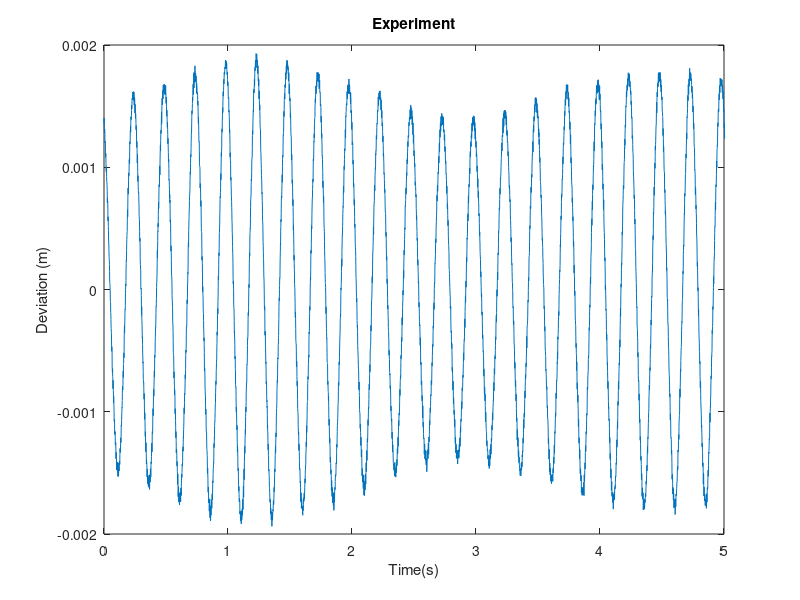
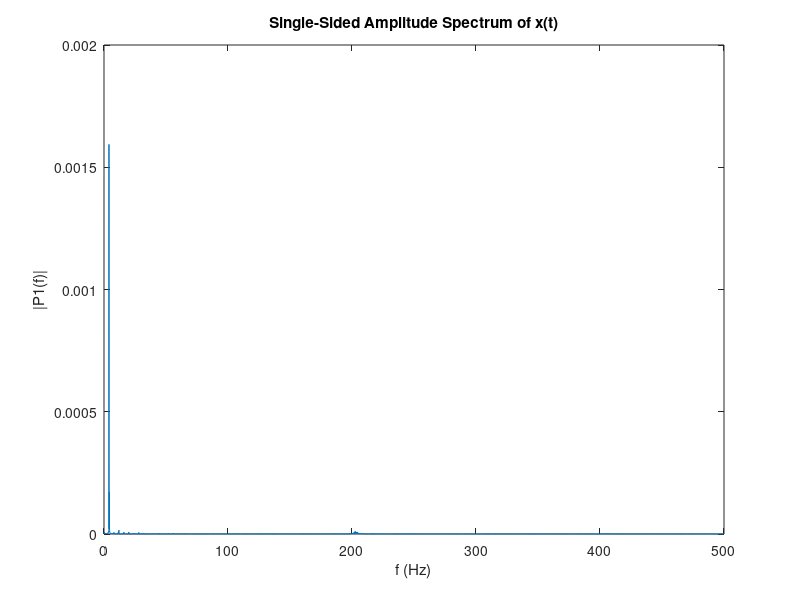

These figures' MATLAB source, in order:
% Note that in the experiment file you can not clear all, or variables from
% compare.m will be lost.

% List of good looking graphs = [2 2.5] Hz (They look especially good if
% you zom in on xlim([0 5]).
formatSpec = '%s%s%s';
fileID = fopen('2Hz.txt');
A = textscan(fileID,formatSpec, 10000);

% Replace all commas with decimal points
decimal_strings_t = regexprep(A{1}, ',', '.');
decimal_strings_y = regexprep(A{3}, ',', '.');

% Convert to doubles and join all rows together
t = cellfun(@str2num, decimal_strings_t, 'uni', 0);
t = cat(1, t{:});

% Convert to doubles and join all rows together
y1 = cellfun(@str2num, decimal_strings_y, 'uni', 0);
y1 = cat(1, y1{:});

y2 = -(y1*1.02/100);
y = y2-mean(y2);

plot(t, y);
xlim([0 5])
title('Experiment');
xlabel('Time(s)');
ylabel('Deviation (m)');

figure
L = 10000;
Fs = 1000;

Y = fft(y);
P2_1 = abs(Y/L);
P1_1 = P2_1(1:L/2+1);
P1_1(2:end-1) = 2*P1_1(2:end-1);

f = Fs * (0:(L/2))/L;

plot(f,P1_1)
hold on
title('Single-Sided Amplitude Spectrum of x(t)')
xlabel('f (Hz)')
ylabel('|P1(f)|')
%xlim([0 10])